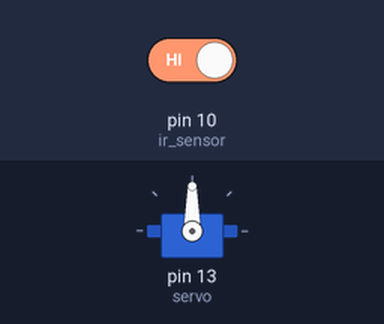
A sketch run on a simulated Arduino Uno, built with avr-gcc and run on an emulated ATmega328P. Shown: servo. The test bench sets the inputs (shaded band); at power-on: pin 10 (ir_sensor) HIGH.

Above: at 1.2 s.
1.3 s: pin 10 (ir_sensor) driven LOW
At 1.6 s:
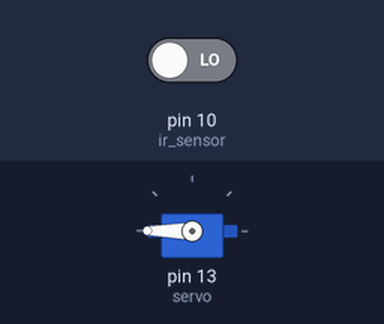
2.8 s: pin 10 (ir_sensor) driven HIGH
At 4.0 s:
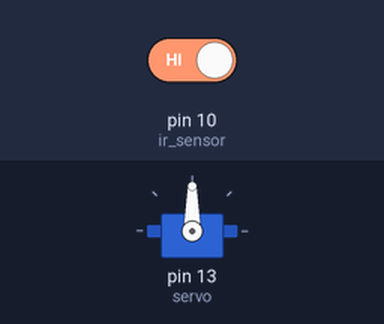
Timing chart, 0 to 5.8 s (numbered marks = the images above; inputs shaded):
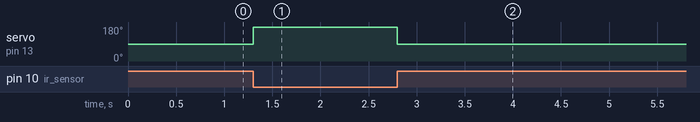

The sketch:

AutomaticDoor.ino
```cpp
#include <Servo.h>
Servo servo;

int ir_sensor=10;
int val;

void setup() {
  // put your setup code here, to run once:
  pinMode(ir_sensor, INPUT);
  servo.attach(13);
}

void loop() {
  // put your main code here, to run repeatedly:
  val=digitalRead(ir_sensor);
  if (val==0){
    servo.write(180);
  }
  else{
    servo.write(90);
  }
}
```

Measured:
- after the input at 1.3 s, servo on pin 13 (servo): 90° → 180° at once
- after the input at 2.8 s, servo on pin 13 (servo): 180° → 90° at once
